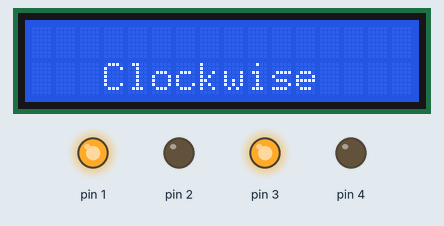
Simulated run of this sketch. Board: Arduino Uno, built with avr-gcc and run on an emulated ATmega328P. Parts: 16×2 character LCD, output pins drawn as LEDs (lit = HIGH).

Above: at 0.1 s.
At 1.6 s:
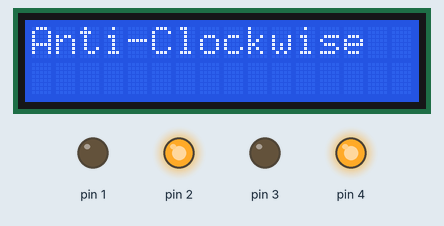
At 3.1 s:
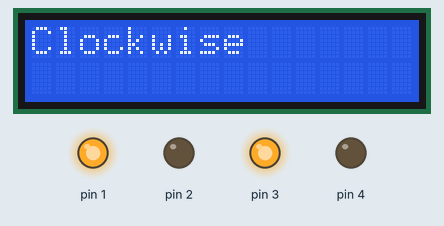
Timing chart, 0 to 130.0 s (numbered marks = the images above):
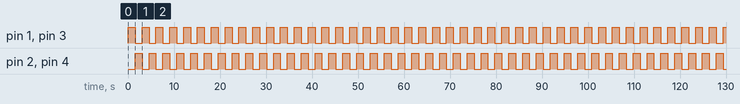

Measured:
- by itself, pin 1–4: alternates HIGH for 1.5 s and LOW for 1.5 s
- by itself, everything shown: repeats every 3.0 s, in 3 steps
- what the display in image 1 shows lasts 1.5 s, from 1.6 s to 3.1 s

The sketch:

DC_motors_using_l293D_and_print_direction_on_lcd.ino
```cpp
#include<LiquidCrystal.h>
const int rs = 12, en = 11, d4 = 5, d5 = 6, d6 = 7, d7 = 8;
LiquidCrystal lcd(rs, en, d4, d5, d6, d7);
void setup() {
 pinMode(1,OUTPUT);
 pinMode(2,OUTPUT);
 pinMode(3,OUTPUT);
 pinMode(4,OUTPUT);
 lcd.begin(16,2);
 lcd.setCursor(3,1);
}

void loop() {
  digitalWrite(1,HIGH);
  digitalWrite(2,LOW);
  digitalWrite(3,HIGH);
  digitalWrite(4,LOW);
  lcd.print("Clockwise");
  delay(1500);
  lcd.clear();
  digitalWrite(1,LOW);
  digitalWrite(2,HIGH);
  digitalWrite(3,LOW);
  digitalWrite(4,HIGH);
  lcd.print("Anti-Clockwise");
  delay(1500);
  lcd.clear();
  }
```
